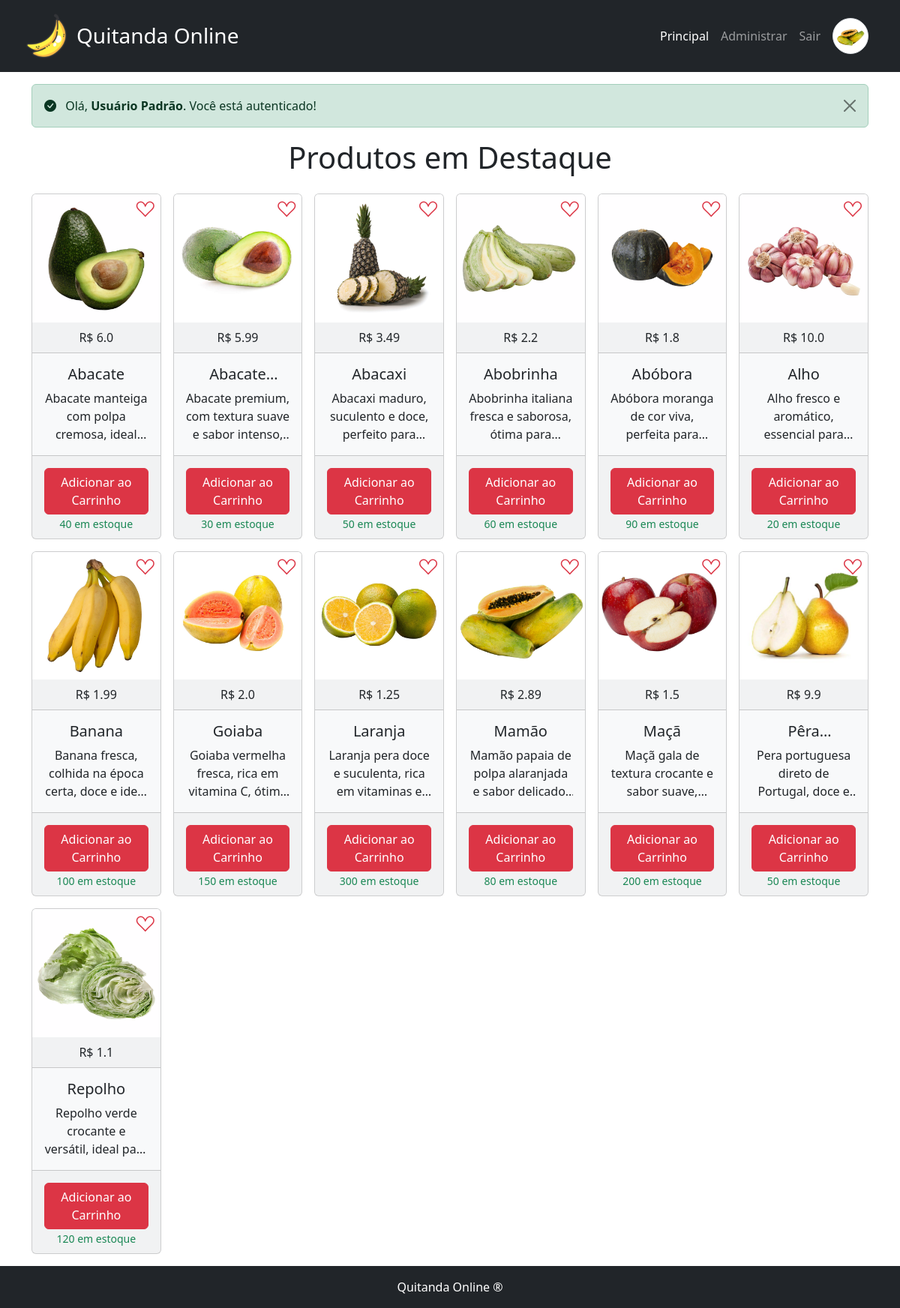
Screenshot of / (signed in) with the database file from the repository.
### tables this page shows
CREATE TABLE produto (
        id INTEGER PRIMARY KEY AUTOINCREMENT,
        nome VARCHAR(100) NOT NULL,
        descricao VARCHAR(1000) NOT NULL,
        preco REAL NOT NULL,
        estoque INTEGER NOT NULL);

### routes/public_router.py (the view)
@router.get("/")
def get_root(request: Request):
    produtos = ProdutoRepo.obter_todos()
    response = templates.TemplateResponse(
        "index.html", {"request": request, "produtos": produtos})
    return response

### templates/index.html (shortened to what this page needs)
{% extends "base.html" %}
{% set index_active = "active" %}
{% block conteudo %}
<h1 class="text-center">Produtos em Destaque</h1>
<div class="row row-cols-1 row-cols-sm-2 row-cols-md-3 row-cols-lg-4 row-cols-xl-6 g-3 mt-2">
    {% for p in produtos %}
    <div class="col">
        <div class="card text-center bg-light">
            <a href="#" class="position-absolute end-0 p-2 text-danger">
                <i class="bi-suit-heart" style="font-size: 24px; line-height: 24px;"></i>
            </a>
            <a href="/produto/{{p.id}}">
                <img src="/static/img/produtos/{{'{:06d}'.format(p.id)}}.jpg" class="card-img-top">
            </a>
            <div class="card-header">
                R$ {{p.preco}}
            </div>
            <div class="card-body">
                <h5 class="card-title t1l">{{p.nome}}</h5>
                <p class="card-text t3l">
                    {{p.descricao}}
                </p>
            </div>
            <div class="card-footer">
                <a href="carrinho.html" class="btn btn-danger mt-2 d-block">
                    Adicionar ao Carrinho
                </a>
                <small class="text-success">{{p.estoque}} em estoque</small>
            </div>
        </div>
    </div>
    {% endfor %}
</div>
{% endblock %}

### static/css/estilos.css (style rules this page uses)
.t1l { display: -webkit-box; -webkit-line-clamp: 1; line-clamp: 1; -webkit-box-orient: vertical; overflow: hidden; }
.t3l { display: -webkit-box; -webkit-line-clamp: 3; line-clamp: 3; -webkit-box-orient: vertical; overflow: hidden; }

### rows the page displays
produto: shows a picture, preco "6.0", nome "Abacate", descricao "Abacate manteiga com polpa cremosa,…", estoque "40"
produto: shows a picture, preco "5.99", descricao "Abacate premium, com textura suave e sabor…", estoque "30"
produto: shows a picture, preco "3.49", nome "Abacaxi", descricao "Abacaxi maduro, suculento e doce, perfeito…", estoque "50"
produto: shows a picture, preco "2.2", nome "Abobrinha", descricao "Abobrinha italiana fresca e saborosa, ótima…", estoque "60"
produto: shows a picture, preco "1.8", nome "Abóbora", descricao "Abóbora moranga de cor viva, perfeita…", estoque "90"
produto: shows a picture, preco "10.0", nome "Alho", descricao "Alho fresco e aromático, essencial…", estoque "20"
produto: shows a picture, preco "1.99", nome "Banana", descricao "Banana fresca, colhida na época certa, doce e…", estoque "100"
produto: shows a picture, preco "2.0", nome "Goiaba", descricao "Goiaba vermelha fresca, rica em vitamina C,…", estoque "150"
produto: shows a picture, preco "1.25", nome "Laranja", descricao "Laranja pera doce e suculenta, rica em vitaminas…", estoque "300"
produto: shows a picture, preco "2.89", nome "Mamão", descricao "Mamão papaia de polpa alaranjada e sabor…", estoque "80"
produto: shows a picture, preco "1.5", nome "Maçã", descricao "Maçã gala de textura crocante e sabor…", estoque "200"
produto: shows a picture, preco "9.9", descricao "Pera portuguesa direto de Portugal, doce…", estoque "50"
produto: shows a picture, preco "1.1", nome "Repolho", descricao "Repolho verde crocante e versátil, ideal…", estoque "120"

### other values shown
{{ mensagem|safe }} "Olá, Usuário Padrão . Você está autenticado!"
